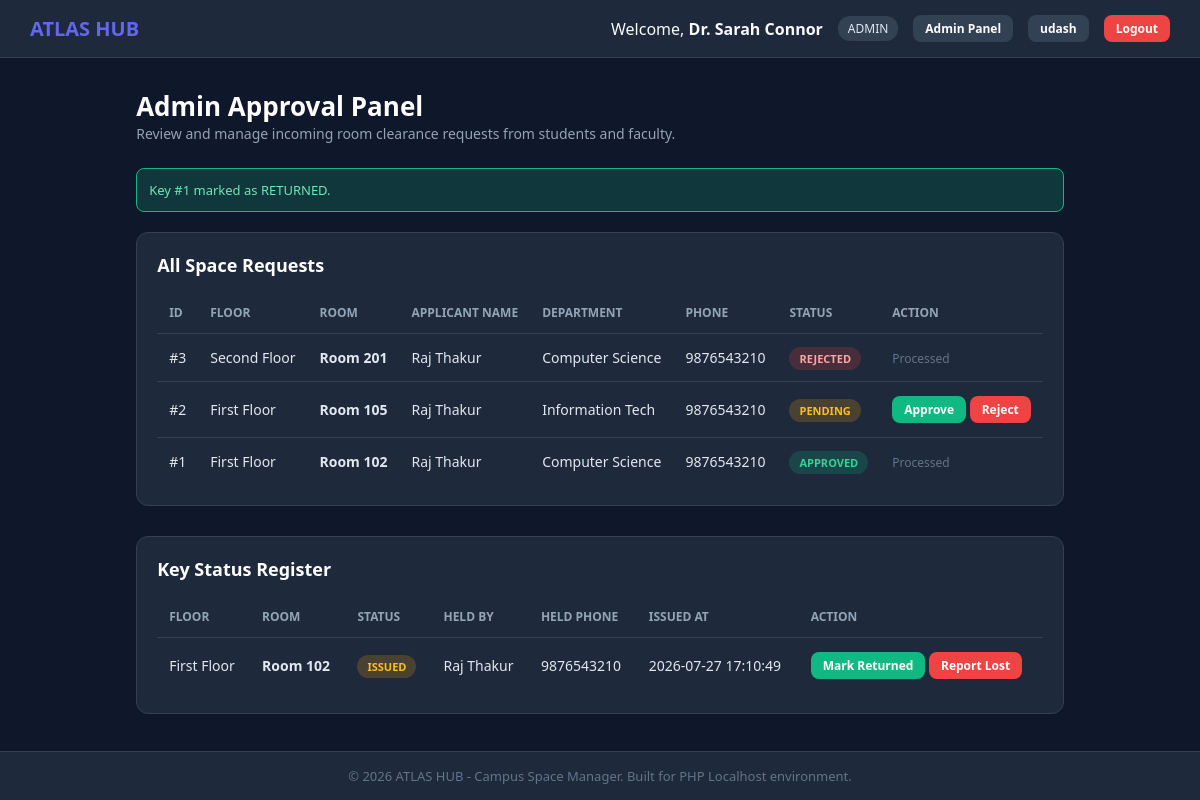
The page /admin.php?key_action=return&key_id=1 (signed in) on the database its author committed.
### tables this page shows
CREATE TABLE IF NOT EXISTS bookings (
    id INT AUTO_INCREMENT PRIMARY KEY,
    floor_id INT NOT NULL,
    room_number VARCHAR(20) NOT NULL,
    category ENUM('classroom', 'laboratory') NOT NULL,
    department VARCHAR(100) NOT NULL,
    phone_number VARCHAR(20) NOT NULL,
    user_phone VARCHAR(20) NOT NULL,
    user_name VARCHAR(100) NOT NULL,
    status ENUM('pending', 'approved', 'rejected') DEFAULT 'pending',
    created_at TIMESTAMP DEFAULT CURRENT_TIMESTAMP,
    FOREIGN KEY (floor_id) REFERENCES floors(id) ON DELETE CASCADE
);

CREATE TABLE IF NOT EXISTS floors (
    id INT AUTO_INCREMENT PRIMARY KEY,
    floor_name VARCHAR(50) NOT NULL,
    description TEXT NOT NULL,
    occupancy_rate INT DEFAULT 0,
    total_rooms INT DEFAULT 8,
    occupied INT DEFAULT 0
);

CREATE TABLE IF NOT EXISTS key_status (
    id INT AUTO_INCREMENT PRIMARY KEY,
    floor_id INT NOT NULL,
    room_number VARCHAR(20) NOT NULL,
    booking_id INT DEFAULT NULL,
    status ENUM('in_cabinet', 'issued', 'lost') DEFAULT 'in_cabinet',
    held_by VARCHAR(100) DEFAULT NULL,
    held_by_phone VARCHAR(20) DEFAULT NULL,
    issued_at TIMESTAMP NULL DEFAULT NULL,
    returned_at TIMESTAMP NULL DEFAULT NULL,
    last_updated TIMESTAMP DEFAULT CURRENT_TIMESTAMP ON UPDATE CURRENT_TIMESTAMP,
    UNIQUE KEY unique_room_key (floor_id, room_number),
    FOREIGN KEY (floor_id) REFERENCES floors(id) ON DELETE CASCADE,
    FOREIGN KEY (booking_id) REFERENCES bookings(id) ON DELETE SET NULL
);

### admin.php (the view, shortened to what this page needs)
<?php
require_once 'config.php';
$msg = "";
if (isset($_GET['key_action']) && isset($_GET['key_id'])) {
    $key_action = $_GET['key_action'];
    $key_id = intval($_GET['key_id']);
    if ($key_action === 'return') {
        mysqli_query($conn, "UPDATE key_status SET status = 'in_cabinet', held_by = NULL, held_by_phone = NULL, returned_at = NOW() WHERE id = $key_id");
        $msg = "Key #$key_id marked as RETURNED.";
    } elseif ($key_action === 'lost') {
        mysqli_query($conn, "UPDATE key_status SET status = 'lost' WHERE id = $key_id");
        $msg = "Key #$key_id reported LOST.";
    }
}
function key_badge_class($status) {
    switch ($status) {
        case 'issued': return 'pending';
    }
}
$all_bookings_sql = "SELECT b.*, f.floor_name FROM bookings b JOIN floors f ON b.floor_id = f.id ORDER BY b.id DESC";
$all_bookings_res = mysqli_query($conn, $all_bookings_sql);
$all_keys_sql = "SELECT k.*, f.floor_name FROM key_status k JOIN floors f ON k.floor_id = f.id ORDER BY f.id ASC, k.room_number ASC";
$all_keys_res = mysqli_query($conn, $all_keys_sql);
include 'header.php';
?>
<div style="margin-bottom: 25px;">
    <h1 style="font-size: 26px; color: #ffffff;">Admin Approval Panel</h1>
    <p style="color: #94a3b8; font-size: 14px;">Review and manage incoming room clearance requests from students and faculty.</p>
</div>
<?php if (!empty($msg)): ?>
    <div class="alert alert-success"><?php echo $msg; ?></div>
<?php endif; ?>
<div class="table-container">
    <h3 style="font-size: 18px; color: #ffffff; margin-bottom: 15px;">All Space Requests</h3>
    <?php if (mysqli_num_rows($all_bookings_res) > 0): ?>
        <table>
            <thead>
                <tr>
                    <th>ID</th>
                    <th>Floor</th>
                    <th>Room</th>
                    <th>Applicant Name</th>
                    <th>Department</th>
                    <th>Phone</th>
                    <th>Status</th>
                    <th>Action</th>
                </tr>
            </thead>
            <tbody>
                <?php while ($b = mysqli_fetch_assoc($all_bookings_res)): ?>
                    <tr>
                        <td>#<?php echo $b['id']; ?></td>
                        <td><?php echo htmlspecialchars($b['floor_name']); ?></td>
                        <td><strong>Room <?php echo htmlspecialchars($b['room_number']); ?></strong></td>
                        <td><?php echo htmlspecialchars($b['user_name']); ?></td>
                        <td><?php echo htmlspecialchars($b['department']); ?></td>
                        <td><?php echo htmlspecialchars($b['phone_number']); ?></td>
                        <td>
                            <span class="badge-status badge-<?php echo strtolower($b['status']); ?>">
                                <?php echo htmlspecialchars($b['status']); ?>
                            </span>
                        </td>
                        <td>
                            <?php if ($b['status'] === 'pending'): ?>
                                <a href="admin.php?action=approve&booking_id=<?php echo $b['id']; ?>" class="btn btn-sm btn-success">Approve</a>
                                <a href="admin.php?action=reject&booking_id=<?php echo $b['id']; ?>" class="btn btn-sm btn-danger">Reject</a>
                            <?php else: ?>
                                <span style="color: #64748b; font-size: 12px;">Processed</span>
                            <?php endif; ?>
                        </td>
                    </tr>
                <?php endwhile; ?>
            </tbody>
        </table>
    <?php else: ?>
        <p style="text-align: center; color: #94a3b8; font-size: 13px; padding: 20px;">
            No booking requests in database.
        </p>
    <?php endif; ?>
</div>
<div class="table-container" style="margin-top: 30px;">
    <h3 style="font-size: 18px; color: #ffffff; margin-bottom: 15px;">Key Status Register</h3>
    <?php if (mysqli_num_rows($all_keys_res) > 0): ?>
        <table>
            <thead>
                <tr>
                    <th>Floor</th>
                    <th>Room</th>
                    <th>Status</th>
                    <th>Held By</th>
                    <th>Held Phone</th>
                    <th>Issued At</th>
                    <th>Action</th>
                </tr>
            </thead>
            <tbody>
                <?php while ($k = mysqli_fetch_assoc($all_keys_res)): ?>
                    <tr>
                        <td><?php echo htmlspecialchars($k['floor_name']); ?></td>
                        <td><strong>Room <?php echo htmlspecialchars($k['room_number']); ?></strong></td>
                        <td>
                            <span class="badge-status badge-<?php echo key_badge_class($k['status']); ?>">
                                <?php echo strtoupper(htmlspecialchars(str_replace('_', ' ', $k['status']))); ?>
                            </span>
                        </td>
                        <td><?php echo $k['held_by'] ? htmlspecialchars($k['held_by']) : '-'; ?></td>
                        <td><?php echo $k['held_by_phone'] ? htmlspecialchars($k['held_by_phone']) : '-'; ?></td>
                        <td><?php echo $k['issued_at'] ? htmlspecialchars($k['issued_at']) : '-'; ?></td>
                        <td>
                            <?php if ($k['status'] === 'issued'): ?>
                                <a href="admin.php?key_action=return&key_id=<?php echo $k['id']; ?>" class="btn btn-sm btn-success">Mark Returned</a>
                                <a href="admin.php?key_action=lost&key_id=<?php echo $k['id']; ?>" class="btn btn-sm btn-danger">Report Lost</a>
                            <?php elseif ($k['status'] === 'lost'): ?>
                                <a href="admin.php?key_action=return&key_id=<?php echo $k['id']; ?>" class="btn btn-sm btn-success">Mark Recovered</a>
                            <?php else: ?>
                                <span style="color: #64748b; font-size: 12px;">In Cabinet</span>
                            <?php endif; ?>
                        </td>
                    </tr>
                <?php endwhile; ?>
            </tbody>
        </table>
    <?php else: ?>
        <p style="text-align: center; color: #94a3b8; font-size: 13px; padding: 20px;">
            No keys have been issued yet. Approving a booking automatically creates a key record here.
        </p>
    <?php endif; ?>
</div>
<?php include 'footer.php'; ?>

### style.css (style rules this page uses)
* { margin: 0; padding: 0; box-sizing: border-box; font-family: 'Segoe UI', Tahoma, Geneva, Verdana, sans-serif; }
body { background-color: #0f172a; color: #f8fafc; min-height: 100vh; display: flex; flex-direction: column; }
.btn { display: inline-block; padding: 10px 20px; background-color: #6366f1; color: #ffffff; border: none; border-radius: 8px; font-size: 14px; font-weight: 600; cursor: pointer; text-decoration: none; text-align: center; transition: background-color 0.2s; }
.btn-success { background-color: #10b981; }
.btn-danger { background-color: #ef4444; }
.btn-sm { padding: 5px 12px; font-size: 12px; }
.alert { padding: 12px; border-radius: 8px; font-size: 13px; margin-bottom: 20px; }
.alert-success { background-color: rgba(16, 185, 129, 0.2); border: 1px solid #10b981; color: #6ee7b7; }
.table-container { background-color: #1e293b; border: 1px solid #334155; border-radius: 12px; padding: 20px; overflow-x: auto; }
table { width: 100%; border-collapse: collapse; text-align: left; font-size: 14px; }
th { color: #94a3b8; padding: 12px; border-bottom: 1px solid #334155; font-size: 12px; text-transform: uppercase; }
td { padding: 14px 12px; border-bottom: 1px solid #334155; color: #e2e8f0; }
tr:last-child td { border-bottom: none; }
.badge-status { padding: 4px 10px; border-radius: 20px; font-size: 11px; font-weight: bold; text-transform: uppercase; }
.badge-approved { background-color: rgba(16, 185, 129, 0.2); color: #34d399; }
.badge-pending { background-color: rgba(245, 158, 11, 0.2); color: #fbbf24; }
.badge-rejected { background-color: rgba(239, 68, 68, 0.2); color: #fca5a5; }

### rows shown on the page
bookings: id "3", floor.floor_name "Second Floor", room_number "201", user_name "Raj Thakur", department "Computer Science", phone_number "9876543210", status "REJECTED", shows "Processed"
bookings: id "2", floor.floor_name "First Floor", room_number "105", user_name "Raj Thakur", department "Information Tech", phone_number "9876543210", status "PENDING"
bookings: id "1", floor.floor_name "First Floor", room_number "102", user_name "Raj Thakur", department "Computer Science", phone_number "9876543210", status "APPROVED", shows "Processed"
key_status: floor.floor_name "First Floor", room_number "102", status "ISSUED", held_by "Raj Thakur", held_by_phone "9876543210", issued_at "2026-07-27 17:10:49"

### other values the page prints
$_SESSION['user_name'] "Dr. Sarah Connor"
$_SESSION['user_role'] "ADMIN"
$msg "Key #1 marked as RETURNED."
